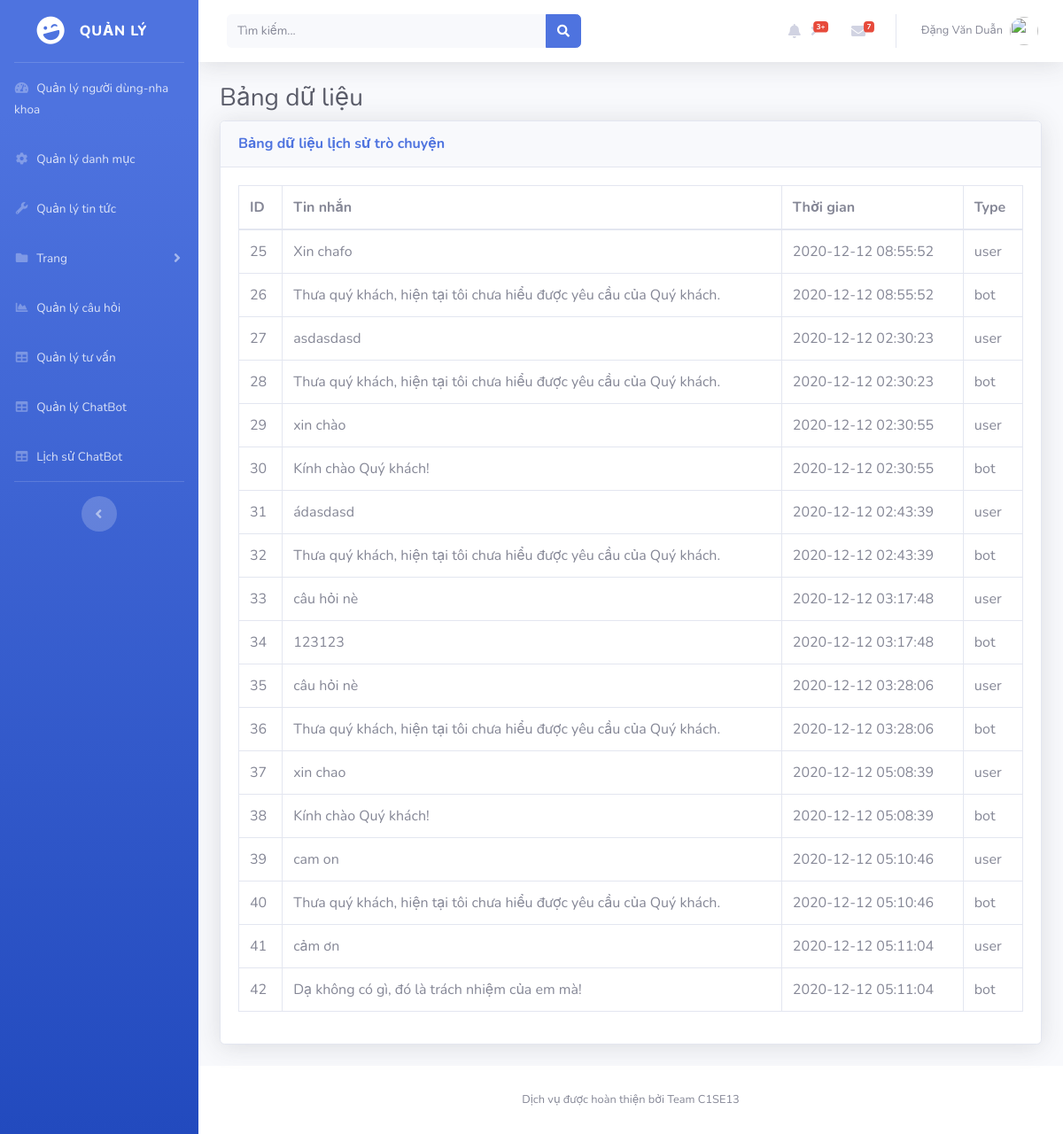
The page /admin/tables_history.php on the database as committed earlier.
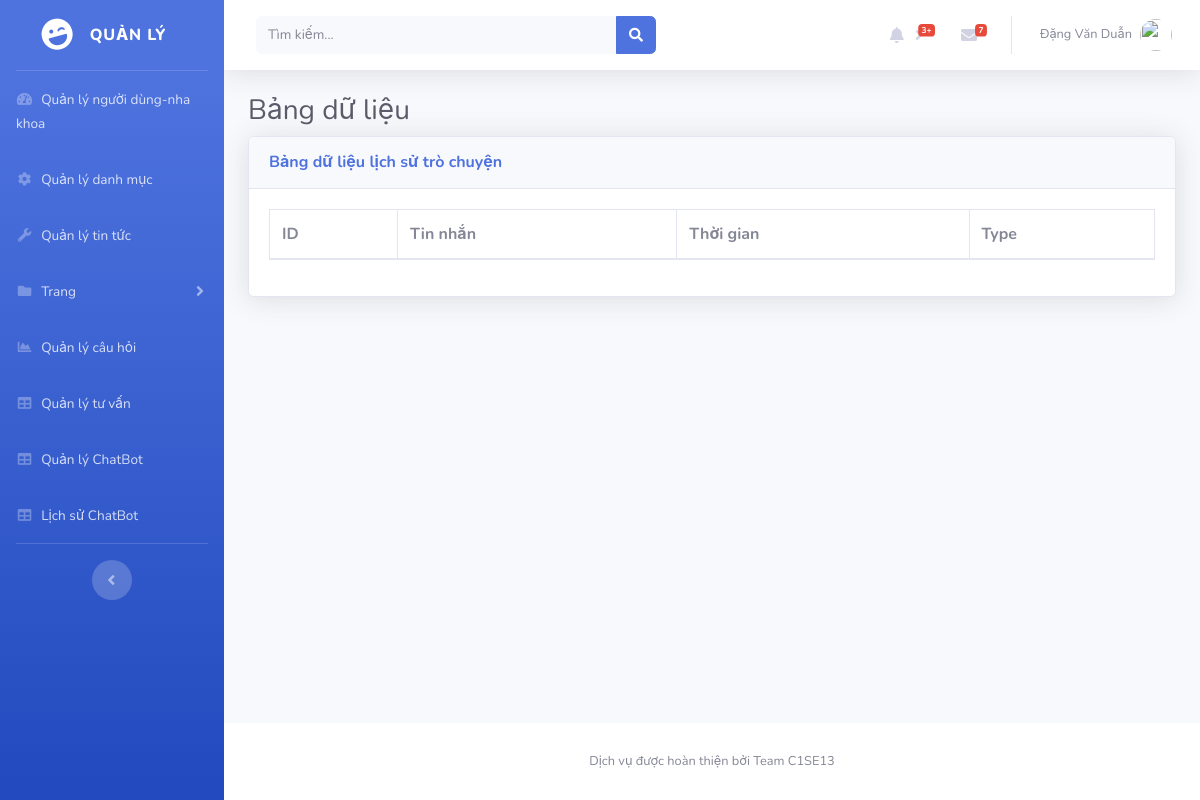
The same page on the database as committed later.
### tables this page shows
CREATE TABLE `message` (
  `id` int(11) NOT NULL,
  `message` text NOT NULL,
  `added_on` datetime NOT NULL,
  `type` varchar(50) NOT NULL
);

### admin/tables_history.php (the view, shortened to what this page needs)
<!DOCTYPE html>
<html lang="en">
<head>
  <link href="vendor/fontawesome-free/css/all.min.css" rel="stylesheet" type="text/css">
  <link href="css/sb-admin-2.min.css" rel="stylesheet">
  <link href="vendor/datatables/dataTables.bootstrap4.min.css" rel="stylesheet">
</head>
<?php
    $conn = connectsql();
    $sql = "SELECT * FROM message ORDER BY id";
    $query = mysqli_query($conn,$sql);
 ?>
<body id="page-top">
  <div id="wrapper">
    <ul class="navbar-nav bg-gradient-primary sidebar sidebar-dark accordion" id="accordionSidebar">
      <a class="sidebar-brand d-flex align-items-center justify-content-center" href="index.php">
        <div class="sidebar-brand-icon rotate-n-15">
          <i class="fas fa-laugh-wink"></i>
        </div>
        <div class="sidebar-brand-text mx-3">Quản lý <sup></sup></div>
      </a>
      <hr class="sidebar-divider my-0">
      <li class="nav-item">
        <a class="nav-link" href="tables.php">
          <i class="fas fa-fw fa-tachometer-alt"></i>
         <span>Quản lý người dùng-nha khoa</span></a>
      </li>
       <li class="nav-item">
        <a class="nav-link collapsed" href="tables_danhmuc.php" >
          <i class="fas fa-fw fa-cog"></i>
          <span>Quản lý danh mục</span>
        </a>
      </li>
      <li class="nav-item">
        <a class="nav-link collapsed" href="tables_tintuc.php">
          <i class="fas fa-fw fa-wrench"></i>
          <span>Quản lý tin tức</span>
        </a>
      </li>
      <li class="nav-item">
        <a class="nav-link collapsed" href="#" data-toggle="collapse" data-target="#collapsePages" aria-expanded="true" aria-controls="collapsePages">
          <i class="fas fa-fw fa-folder"></i>
          <span>Trang</span>
        </a>
      </li>
      <li class="nav-item">
        <a class="nav-link" href="tables_cauhoi.php">
          <i class="fas fa-fw fa-chart-area"></i>
          <span>Quản lý câu hỏi</span></a>
      </li>
      <li class="nav-item">
        <a class="nav-link" href="tables_benh.php">
          <i class="fas fa-fw fa-table"></i>
          <span>Quản lý tư vấn</span></a>
      </li>
            <li class="nav-item">
        <a class="nav-link" href="tables_chatbot.php">
          <i class="fas fa-fw fa-table"></i>
          <span>Quản lý ChatBot</span></a>
      </li>
            <li class="nav-item">
        <a class="nav-link" href="tables_history.php">
          <i class="fas fa-fw fa-table"></i>
          <span>Lịch sử ChatBot</span></a>
      </li>
      <hr class="sidebar-divider d-none d-md-block">
      <div class="text-center d-none d-md-inline">
        <button class="rounded-circle border-0" id="sidebarToggle"></button>
      </div>
    </ul>
    <div id="content-wrapper" class="d-flex flex-column">
      <div id="content">
        <nav class="navbar navbar-expand navbar-light bg-white topbar mb-4 static-top shadow">
          <form class="d-none d-sm-inline-block form-inline mr-auto ml-md-3 my-2 my-md-0 mw-100 navbar-search">
            <div class="input-group">
              <input type="text" class="form-control bg-light border-0 small" placeholder="Tìm kiếm..." aria-label="Search" aria-describedby="basic-addon2">
              <div class="input-group-append">
                <button class="btn btn-primary" type="button">
                  <i class="fas fa-search fa-sm"></i>
                </button>
              </div>
            </div>
          </form>
          <ul class="navbar-nav ml-auto">
            <li class="nav-item dropdown no-ar mx-1">
              <a class="nav-link dropdown-toggle" href="#" id="alertsDropdown" role="button" data-toggle="dropdown" aria-haspopup="true" aria-expanded="false">
                <i class="fas fa-bell fa-fw"></i>
                <span class="badge badge-danger badge-counter">3+</span>
              </a>
            </li>
            <li class="nav-item dropdown no-arrow mx-1">
              <a class="nav-link dropdown-toggle" href="#" id="messagesDropdown" role="button" data-toggle="dropdown" aria-haspopup="true" aria-expanded="false">
                <i class="fas fa-envelope fa-fw"></i>
                <span class="badge badge-danger badge-counter">7</span>
              </a>
            </li>
            <li class="nav-item dropdown no-arrow">
              <a class="nav-link dropdown-toggle" href="#" id="userDropdown" role="button" data-toggle="dropdown" aria-haspopup="true" aria-expanded="false">
                <span class="mr-2 d-none d-lg-inline text-gray-600 small">Đặng Văn Duẫn</span>
                <img class="img-profile rounded-circle" src="https://source.unsplash.com/QAB-WJcbgJk/60x60">
              </a>
            </li>
          </ul>
        </nav>
        <div class="container-fluid">
          <h1 class="h3 mb-2 text-gray-800">Bảng dữ liệu</h1>
          <div class="card shadow mb-4">
            <div class="card-header py-3">
              <h6 class="m-0 font-weight-bold text-primary">Bảng dữ liệu lịch sử trò chuyện</h6>
            </div>
            <div class="card-body">
              <div class="table-responsive">
                <table class="table table-bordered" id="dataTable" width="100%" cellspacing="0">
                  <thead>
                    <tr>
                      <th>ID</th>
                      <th>Tin nhắn</th>
                      <th>Thời gian</th>
                      <th>Type</th>
                    </tr>
                  </thead>
                   <?php while ($row = mysqli_fetch_array($query)) {?>
                      <tr>
                         <td><?php echo $row['id'];?></td>
                        <td><?php echo $row['message'];?></td>
                        <td><?php echo $row['added_on'];?></td>
                        <td><?php echo $row['type'];?></td>
                      </tr>
                  <?php } mysqli_close($conn);?>
                </table>
              </div>
            </div>
          </div>
        </div>
      </div>
      <footer class="sticky-footer bg-white">
        <div class="container my-auto">
          <div class="copyright text-center my-auto">
            <span>Dịch vụ được hoàn thiện bởi Team C1SE13</span>
          </div>
        </div>
      </footer>
    </div>
  </div>
</body>
</html>

Rows that differ between the two databases and show on the page:
removed message: id "25", message "Xin chafo", added_on "2020-12-12 08:55:52", type "user"
removed message: id "26", message "Thưa quý khách, hiện tại tôi chưa hiểu được yêu cầu của Quý khách.", added_on "2020-12-12 08:55:52", type "bot"
removed message: id "27", message "asdasdasd", added_on "2020-12-12 02:30:23", type "user"
removed message: id "28", message "Thưa quý khách, hiện tại tôi chưa hiểu được yêu cầu của Quý khách.", added_on "2020-12-12 02:30:23", type "bot"
removed message: id "29", message "xin chào", added_on "2020-12-12 02:30:55", type "user"
removed message: id "30", message "Kính chào Quý khách!", added_on "2020-12-12 02:30:55", type "bot"
removed message: id "31", message "ádasdasd", added_on "2020-12-12 02:43:39", type "user"
removed message: id "32", message "Thưa quý khách, hiện tại tôi chưa hiểu được yêu cầu của Quý khách.", added_on "2020-12-12 02:43:39", type "bot"
removed message: id "33", message "câu hỏi nè", added_on "2020-12-12 03:17:48", type "user"
removed message: id "34", message "123123", added_on "2020-12-12 03:17:48", type "bot"
removed message: id "35", message "câu hỏi nè", added_on "2020-12-12 03:28:06", type "user"
removed message: id "36", message "Thưa quý khách, hiện tại tôi chưa hiểu được yêu cầu của Quý khách.", added_on "2020-12-12 03:28:06", type "bot"
removed message: id "37", message "xin chao", added_on "2020-12-12 05:08:39", type "user"
removed message: id "38", message "Kính chào Quý khách!", added_on "2020-12-12 05:08:39", type "bot"
removed message: id "39", message "cam on", added_on "2020-12-12 05:10:46", type "user"
removed message: id "40", message "Thưa quý khách, hiện tại tôi chưa hiểu được yêu cầu của Quý khách.", added_on "2020-12-12 05:10:46", type "bot"
removed message: id "41", message "cảm ơn", added_on "2020-12-12 05:11:04", type "user"
removed message: id "42", message "Dạ không có gì, đó là trách nhiệm của em mà!", added_on "2020-12-12 05:11:04", type "bot"
